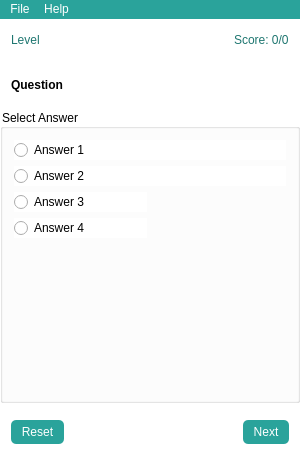
<?xml version="1.0" encoding="UTF-8"?>
<ui version="4.0">
 <class>MainWindow</class>
 <widget class="QMainWindow" name="MainWindow">
  <property name="geometry">
   <rect>
    <x>0</x>
    <y>0</y>
    <width>300</width>
    <height>455</height>
   </rect>
  </property>
  <property name="windowTitle">
   <string>FiddleFaddle</string>
  </property>
  <property name="autoFillBackground">
   <bool>false</bool>
  </property>
  <property name="styleSheet">
   <string notr="true">background-color: #fff
</string>
  </property>
  <widget class="QWidget" name="centralWidget">
   <layout class="QVBoxLayout" name="verticalLayout">
    <property name="leftMargin">
     <number>0</number>
    </property>
    <property name="topMargin">
     <number>0</number>
    </property>
    <property name="rightMargin">
     <number>0</number>
    </property>
    <property name="bottomMargin">
     <number>0</number>
    </property>
    <item>
     <widget class="QWidget" name="statusWidget" native="true">
      <property name="maximumSize">
       <size>
        <width>16777215</width>
        <height>50</height>
       </size>
      </property>
      <layout class="QHBoxLayout" name="horizontalLayout_2">
       <item>
        <widget class="QLabel" name="levelNumberLabel">
         <property name="styleSheet">
          <string notr="true">color: #1e7670</string>
         </property>
         <property name="text">
          <string>Level</string>
         </property>
        </widget>
       </item>
       <item>
        <spacer name="horizontalSpacer_2">
         <property name="orientation">
          <enum>Qt::Horizontal</enum>
         </property>
         <property name="sizeHint" stdset="0">
          <size>
           <width>40</width>
           <height>20</height>
          </size>
         </property>
        </spacer>
       </item>
       <item>
        <widget class="QLabel" name="scoreLabel">
         <property name="styleSheet">
          <string notr="true">color: #1e7670</string>
         </property>
         <property name="text">
          <string>Score: 0/0</string>
         </property>
        </widget>
       </item>
      </layout>
     </widget>
    </item>
    <item>
     <widget class="QWidget" name="questionWidget" native="true">
      <property name="sizePolicy">
       <sizepolicy hsizetype="Preferred" vsizetype="Minimum">
        <horstretch>0</horstretch>
        <verstretch>0</verstretch>
       </sizepolicy>
      </property>
      <property name="maximumSize">
       <size>
        <width>16777215</width>
        <height>200</height>
       </size>
      </property>
      <layout class="QGridLayout" name="gridLayout_2">
       <item row="0" column="0">
        <widget class="QLabel" name="questionLabel">
         <property name="styleSheet">
          <string notr="true">font-weight: bold</string>
         </property>
         <property name="text">
          <string>Question</string>
         </property>
         <property name="wordWrap">
          <bool>true</bool>
         </property>
        </widget>
       </item>
      </layout>
     </widget>
    </item>
    <item>
     <widget class="QGroupBox" name="answerGroupBox">
      <property name="sizePolicy">
       <sizepolicy hsizetype="Preferred" vsizetype="Expanding">
        <horstretch>0</horstretch>
        <verstretch>0</verstretch>
       </sizepolicy>
      </property>
      <property name="title">
       <string>Select Answer</string>
      </property>
      <property name="flat">
       <bool>true</bool>
      </property>
      <layout class="QGridLayout" name="gridLayout_3">
       <item row="1" column="0" colspan="2">
        <widget class="QRadioButton" name="answerTwoRadioButton">
         <property name="text">
          <string>Answer 2</string>
         </property>
        </widget>
       </item>
       <item row="0" column="0" colspan="2">
        <widget class="QRadioButton" name="answerOneRadioButton">
         <property name="text">
          <string>Answer 1</string>
         </property>
        </widget>
       </item>
       <item row="3" column="0">
        <widget class="QRadioButton" name="answerFourRadioButton">
         <property name="text">
          <string>Answer 4</string>
         </property>
        </widget>
       </item>
       <item row="2" column="0">
        <widget class="QRadioButton" name="answerThreeRadioButton">
         <property name="text">
          <string>Answer 3</string>
         </property>
        </widget>
       </item>
       <item row="4" column="0">
        <spacer name="verticalSpacer">
         <property name="orientation">
          <enum>Qt::Vertical</enum>
         </property>
         <property name="sizeHint" stdset="0">
          <size>
           <width>20</width>
           <height>40</height>
          </size>
         </property>
        </spacer>
       </item>
      </layout>
     </widget>
    </item>
    <item>
     <widget class="QWidget" name="buttonWidget" native="true">
      <property name="maximumSize">
       <size>
        <width>16777215</width>
        <height>100</height>
       </size>
      </property>
      <layout class="QHBoxLayout" name="horizontalLayout">
       <property name="spacing">
        <number>0</number>
       </property>
       <item>
        <widget class="QPushButton" name="resetButton">
         <property name="sizePolicy">
          <sizepolicy hsizetype="Preferred" vsizetype="Preferred">
           <horstretch>0</horstretch>
           <verstretch>0</verstretch>
          </sizepolicy>
         </property>
         <property name="cursor">
          <cursorShape>PointingHandCursor</cursorShape>
         </property>
         <property name="styleSheet">
          <string notr="true">border: none;
background: #2aa39b;
border-radius: 5px;
padding:  5px 10px;
color: #fff</string>
         </property>
         <property name="text">
          <string>Reset</string>
         </property>
         <property name="flat">
          <bool>true</bool>
         </property>
        </widget>
       </item>
       <item>
        <spacer name="horizontalSpacer">
         <property name="orientation">
          <enum>Qt::Horizontal</enum>
         </property>
         <property name="sizeHint" stdset="0">
          <size>
           <width>40</width>
           <height>20</height>
          </size>
         </property>
        </spacer>
       </item>
       <item>
        <widget class="QPushButton" name="nextButton">
         <property name="sizePolicy">
          <sizepolicy hsizetype="Preferred" vsizetype="Preferred">
           <horstretch>0</horstretch>
           <verstretch>0</verstretch>
          </sizepolicy>
         </property>
         <property name="cursor">
          <cursorShape>PointingHandCursor</cursorShape>
         </property>
         <property name="focusPolicy">
          <enum>Qt::StrongFocus</enum>
         </property>
         <property name="styleSheet">
          <string notr="true">border: none;
background: #2aa39b;
border-radius: 5px;
padding:  5px 10px;
color: #fff</string>
         </property>
         <property name="text">
          <string>Next</string>
         </property>
         <property name="flat">
          <bool>true</bool>
         </property>
        </widget>
       </item>
      </layout>
     </widget>
    </item>
   </layout>
  </widget>
  <widget class="QMenuBar" name="menuBar">
   <property name="geometry">
    <rect>
     <x>0</x>
     <y>0</y>
     <width>300</width>
     <height>20</height>
    </rect>
   </property>
   <property name="styleSheet">
    <string notr="true">background: #2aa39b;
color: #fff</string>
   </property>
   <widget class="QMenu" name="menuFile">
    <property name="title">
     <string>File</string>
    </property>
    <addaction name="actionQuit"/>
   </widget>
   <widget class="QMenu" name="menuHelp">
    <property name="title">
     <string>Help</string>
    </property>
    <addaction name="actionAbout"/>
   </widget>
   <addaction name="menuFile"/>
   <addaction name="menuHelp"/>
  </widget>
  <action name="actionQuit">
   <property name="text">
    <string>Quit</string>
   </property>
  </action>
  <action name="actionAbout">
   <property name="text">
    <string>About</string>
   </property>
  </action>
 </widget>
 <layoutdefault spacing="6" margin="11"/>
 <resources/>
 <connections/>
</ui>
